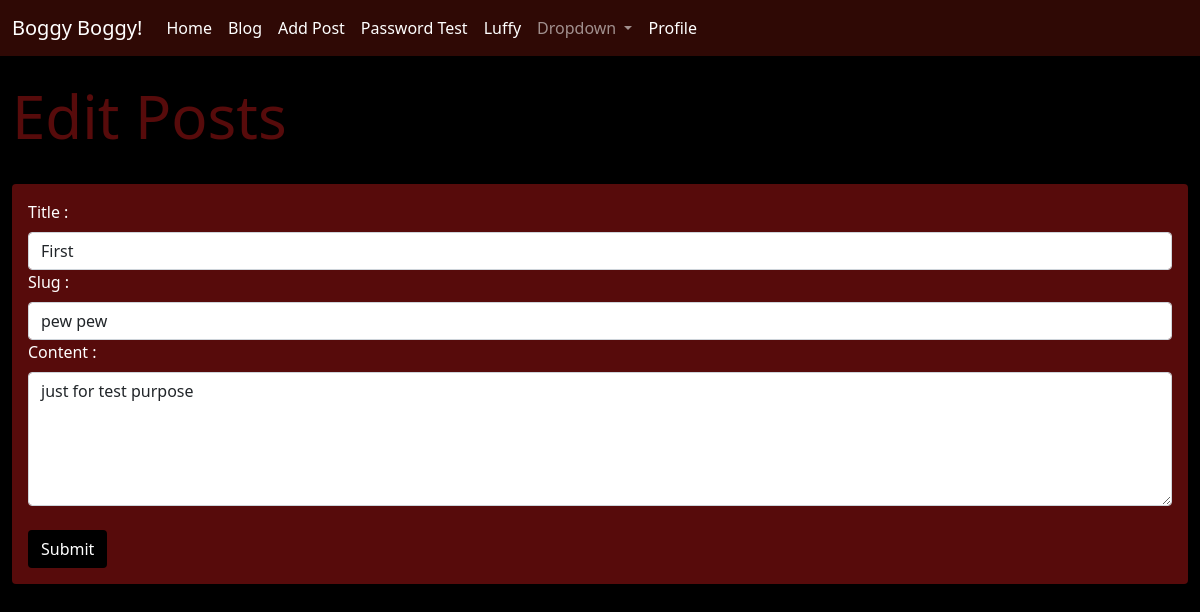
Screenshot of /post/edit/1 (signed in) with the database file from the repository.
### app.py (models this page shows)
class Posts(db.Model):
    id = db.Column(db.Integer,primary_key = True)
    title =db.Column(db.String(200))
    content = db.Column(db.String (1000))
    date_posted = db.Column(db.DateTime, default=datetime.utcnow)
    slug = db.Column(db.String(200))
    poster_id = db.Column(db.Integer, db.ForeignKey('users.id'))

### app.py (the view, shortened to what this page needs)
@app.route('/post/edit/<int:id>', methods=["GET", "POST"])
@login_required
def edit_post(id):
    post = Posts.query.get_or_404(id)
    form = PostForm()
    id = current_user.id
    if id == post.poster.id:
        form.title.data = post.title
        form.slug.data = post.slug
        form.content.data = post.content
        return render_template('edit_post.html',form=form)
    else:
        flash("Can't edit this post.")
        return redirect(url_for('post',id=post.id))

### webforms.py
class PostForm(FlaskForm):
    title = StringField("Title : ",validators=[DataRequired()])
    content = TextAreaField("Content : ",validators=[DataRequired()])
    author = StringField("Author : ")
    slug = StringField("Slug : ",validators=[DataRequired()])
    submit = SubmitField("Submit")

### app.py (called while the page is built)
@login_manager.user_loader
def load_user(user_id):
    return Users.query.get(int(user_id))

### templates/edit_post.html (shortened to what this page needs)
{% extends 'base.html' %}
{% block content %}
<h1 style="color:rgb(87, 11, 11);">Edit Posts</h1><br/>
    <div class="shadow p-3 mb-5 rounded" style="background-color: rgb(87, 11, 11); color: white;">
        <form method="POST">
            {{ form.title.label(class="form-label") }}
            {{ form.title(class="form-control" ) }}
            {{ form.slug.label(class="form-label") }}
            {{ form.slug(class="form-control") }}
            {{ form.content.label(class="form-label") }}
            {{ form.content(class="form-control", rows="5") }}
            <br/>
            {{ form.submit(class="btn", style="background-color: rgb(0, 0, 0); color: white;") }}
        </form>    </div>
    <br/><br/><br/>
{% endblock %}

### static/css/style.css (style rules this page uses)
h1 { font-size: 60px; }
body { background: #000000; color:aliceblue }

### rows the page displays
Posts: title "First", slug "pew pew", content "just for test purpose"
